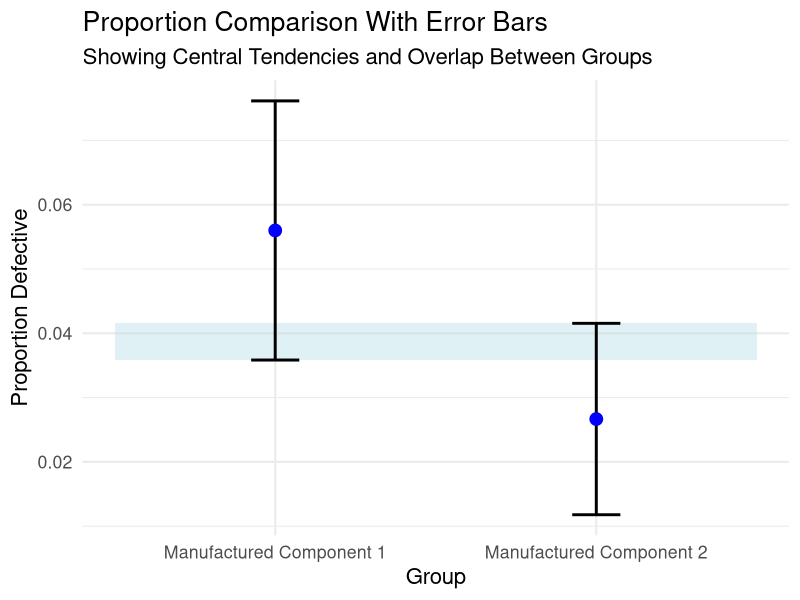

Write the R code that produced this figure.
## ---- chunk 1

# ------------------------------
# 1. Simulate Two Proportion Groups
# ------------------------------

# Example manufacturing scenario:
# Old machine: 28 defects out of 500
# New machine: 12 defects out of 450

n1 <- 500
x1 <- 28
p1 <- x1 / n1

n2 <- 450
x2 <- 12
p2 <- x2 / n2

# Standard errors for each group's proportion
se1 <- sqrt(p1 * (1 - p1) / n1)
se2 <- sqrt(p2 * (1 - p2) / n2)

# Put into a data frame
df <- data.frame(
  Group = c("Manufactured Component 1", "Manufactured Component 2"),
  Proportion = c(p1, p2),
  SE = c(se1, se2),
  Upper = c(p1 + 1.96 * se1,  p2 + 1.96 * se2),
  Lower = c(p1 - 1.96 * se1,  p2 - 1.96 * se2)
)

df

# ------------------------------
# 2. Plot With Error Bars and Central Tendencies
# ------------------------------

library(ggplot2)

# Compute overlap region between confidence intervals
overlap_lower <- max(df$Lower)
overlap_upper <- min(df$Upper)
overlap_exists <- overlap_lower < overlap_upper

# Create a shaded overlap data frame (if overlap exists)
if (overlap_exists) {
  overlap_df <- data.frame(
    x = c(0.5, 2.5),
    y_min = overlap_lower,
    y_max = overlap_upper
  )
}

# Plot
ggplot(df, aes(x = Group, y = Proportion)) +
  
  # Shaded overlap region
  { if (overlap_exists)
      geom_rect(data = overlap_df,
                aes(xmin = 0.5, xmax = 2.5,
                    ymin = y_min, ymax = y_max),
                inherit.aes = FALSE,
                alpha = 0.2, fill = "lightblue")
  } +
  
  # Error bars
  geom_errorbar(aes(ymin = Lower, ymax = Upper), width = 0.15, size = 1) +
  
  # Point estimates
  geom_point(size = 4, color = "blue") +
  
  # Labels and theme
  labs(
    title = "Proportion Comparison With Error Bars",
    subtitle = "Showing Central Tendencies and Overlap Between Groups",
    y = "Proportion Defective",
    x = "Group"
  ) +
  theme_minimal(base_size = 16)
